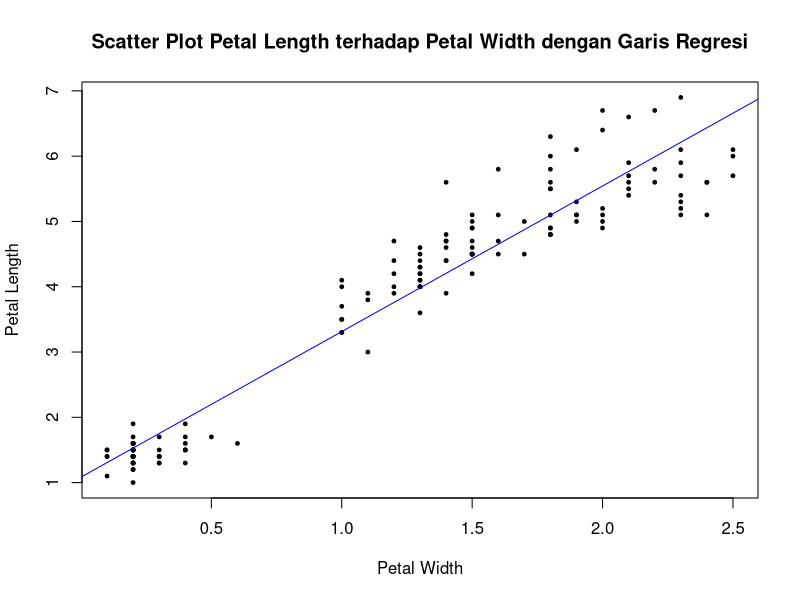

Write R code to recreate this figure.
## ---- chunk 1
library(readr)
library(readxl)
## ---- chunk 2
data(iris)
df <- iris
## ---- chunk 3
head(df, 10)
tail(df, 10)
## ---- chunk 4
summary(df)
## ---- chunk 5
library(psych)
describe(df)
## ---- chunk 6
model <- lm(df$Petal.Length ~ df$Petal.Width)
# ATAU
model <- lm(Petal.Length ~ Petal.Width, data = df)
## ---- chunk 7
summary(model)
## ---- chunk 8
s <- sigma(model)
ybar <- mean(df$Petal.Length)
CV <- 100*(s/ybar)
CV
## ---- chunk 9
x <- 2
yhat <- unname(coef(model)[1] + coef(model)[2]*x)
dof = df.residual(model)
t <- qt(1 - 0.05 / 2, df = dof)
s <- sigma(model)
n <- dof + 2
xbar <- mean(df$Petal.Width)
SSxx <- sum((df$Petal.Width - xbar)^2)
upper_bound <- yhat + t*s*sqrt(1/n + (x-xbar)^2/SSxx)
lower_bound <- yhat - t*s*sqrt(1/n + (x-xbar)^2/SSxx)
## ---- chunk 10
lower_bound
## ---- chunk 11
upper_bound
## ---- chunk 12
predict(model,
        newdata = data.frame(Petal.Width = 2),
        interval = "confidence")
## ---- chunk 13
x <- 2
yhat <- unname(coef(model)[1] + coef(model)[2]*x)
dof = df.residual(model)
t <- qt(1 - 0.05 / 2, df = dof)
s <- sigma(model)
n <- dof + 2
xbar <- mean(df$Petal.Width)
SSxx <- sum((df$Petal.Width - xbar)^2)
upper_bound <- yhat + t*s*sqrt(1+1/n + (x-xbar)^2/SSxx)
lower_bound <- yhat - t*s*sqrt(1+1/n + (x-xbar)^2/SSxx)
## ---- chunk 14
lower_bound
## ---- chunk 15
upper_bound
## ---- chunk 16
predict(model,
        newdata = data.frame(Petal.Width = 2),
        interval = "prediction")
## ---- chunk 17
plot(
  df$Petal.Width,
  df$Petal.Length,
  xlab = "Petal Width",
  ylab = "Petal Length",
  main = "Scatter Plot Petal Length terhadap Petal Width dengan Garis Regresi",
  pch = 21,
  cex = 0.5,
  col = "black",
  bg = "black"
)

abline(
  model,
  col = "blue",
  lwd = 1
)
